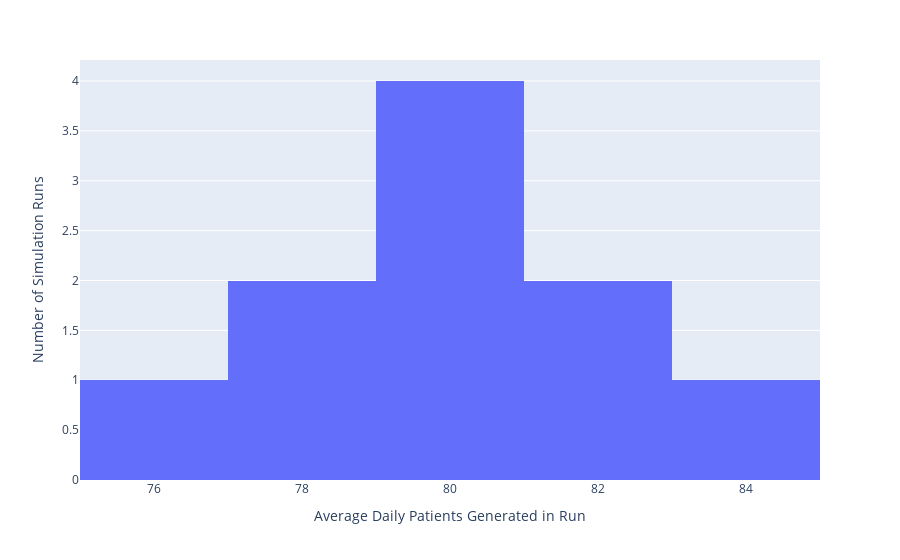

The code cell stored with this chart in its notebook:
### Markdown cell above
## Histogram: Average Daily Patients per Run

This plot shows the variation in the **average** daily patients per run. 
                
The horizontal axis shows the range of patients generated within a simulation run

The height of the bar shows how many simulation runs had an output in that group.

### Code cell
daily_average_fig = px.histogram(
                    (results[['00_arrivals']]/run_time_days.value).round(1),
                        nbins=5
                    )
daily_average_fig.layout.update(showlegend=False)

daily_average_fig.update_layout(yaxis_title="Number of Simulation Runs",
                        xaxis_title="Average Daily Patients Generated in Run")

daily_average_fig

### Figure 1 — Plotly figure (JSON) as saved in the notebook; plotly's stock layout.template omitted (floating-point values rounded to 4 significant figures)
{"data": [{"alignmentgroup": "True", "bingroup": "x", "hovertemplate": "variable=00_arrivals<br>value=%{x}<br>count=%{y}<extra></extra>", "legendgroup": "00_arrivals", "marker": {"color": "#636efa", "pattern": {"shape": ""}}, "name": "00_arrivals", "nbinsx": 5, "offsetgroup": "00_arrivals", "orientation": "v", "showlegend": true, "type": "histogram", "x": [76, 79.9, 80.7, 78.9, 80.5, 79.4, 81.5, 78.8, 81.7, 83.1], "xaxis": "x", "yaxis": "y"}], "layout": {"barmode": "relative", "legend": {"title": {"text": "variable"}, "tracegroupgap": 0}, "margin": {"t": 60}, "showlegend": false, "xaxis": {"anchor": "y", "domain": [0, 1], "title": {"text": "Average Daily Patients Generated in Run"}}, "yaxis": {"anchor": "x", "domain": [0, 1], "title": {"text": "Number of Simulation Runs"}}}}
